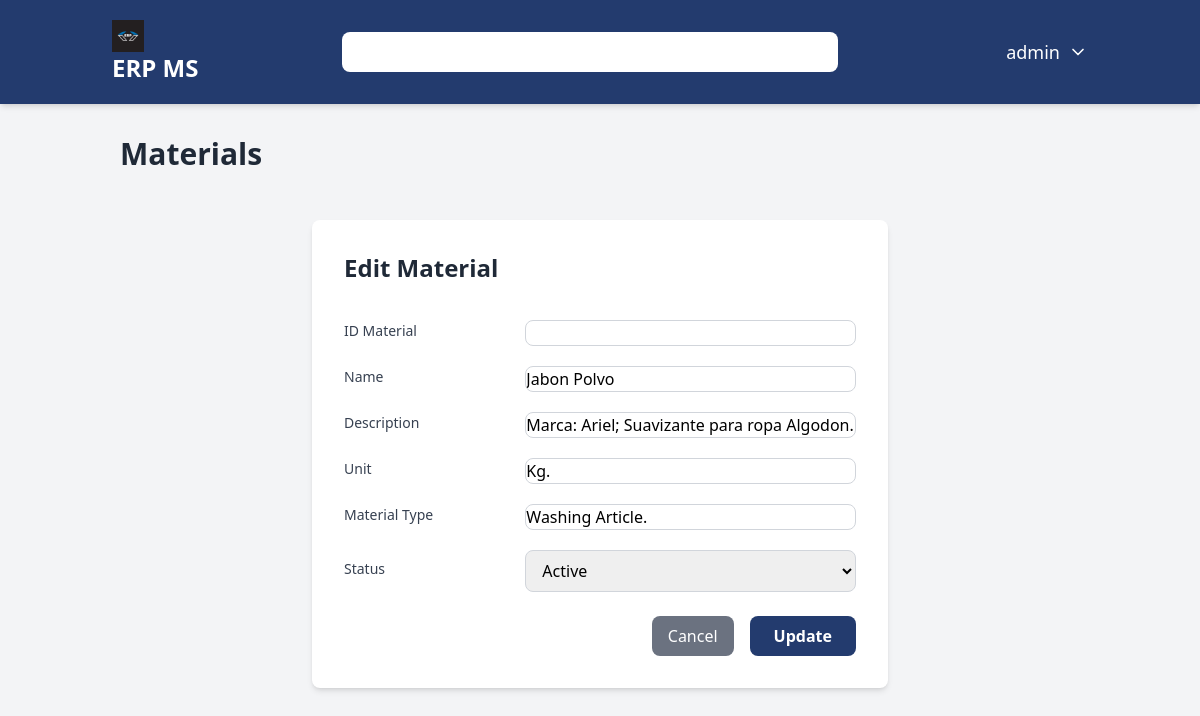
Screenshot of /materials/7/edit/ (signed in) with the database file from the repository.
### users/models.py (models this page shows)
class User(AbstractUser):
    user_id = models.AutoField(primary_key=True)
    username = models.CharField(max_length=150, unique=True)
    password = models.CharField(max_length=128)
    USERNAME_FIELD = 'username'
    class Meta:
        db_table = 'users'
        verbose_name = 'User'
        verbose_name_plural = 'Users'

### materials/models.py (models this page shows, shortened)
class Material(models.Model):
    id_material = models.CharField(max_length=50, null=True, unique=True, verbose_name="Material ID")
    name = models.CharField(max_length=100, verbose_name="Material Name")
    description = models.TextField(max_length=250, blank=True, verbose_name="Material Description")
    unit = models.CharField(max_length=50, verbose_name="Unit measurement")
    material_type = models.CharField(max_length=50, verbose_name="Material Type")
    status = models.CharField(max_length=50, verbose_name="Status")
    create_at = models.DateTimeField(auto_now_add=True)
    updated_at = models.DateTimeField(auto_now=True)
    created_by = models.ForeignKey(settings.AUTH_USER_MODEL, on_delete=models.SET_NULL, null=True)
    class Meta:
        verbose_name = "Material"
        verbose_name_plural = "Materials"

### materials/views.py (the view)
# urls.py: path('<int:pk>/edit/', views.material_edit, name='material_edit'),
@login_required
def material_edit(request, pk):
    material = get_object_or_404(Material, pk=pk)
    max_permission = UserRole.objects.filter(user_id=request.user).aggregate(max_permission=models.Max('role__materials'))['max_permission'] or 0
    if max_permission == 1:
        return redirect('materials') # Redirect to materials if no permission
    if max_permission == 0:
        return redirect('dashboard') # Redirect to dashboard if no permission
    material = Material.objects.get(pk=pk)
    if request.method == 'POST':
        form = MaterialForm(request.POST, instance=material)
        if form.is_valid():
            form.save()
            return redirect('materials:material_list')
    else:
        form = MaterialForm(instance=material)
    context = {
        'form': form,
        'material': material,
    }
    return render(request, 'materials/material_form.html', context)

### materials/forms.py
class MaterialForm(forms.ModelForm):
    class Meta:
        model = Material
        fields = ['id_material', 'name', 'description', 'unit', 'material_type', 'status']

### core/context_processors.py (called while the page is built)
def get_permissions(request):
    permissions = {
        'customers': 0,
        'suppliers': 0,
        'materials': 0,
        'purchases': 0,
        'sales': 0,
        'inventory': 0,
        'accounting': 0,
        'reporting': 0,
    }
    roles = []
    if request.user.is_authenticated:
        user_roles = UserRole.objects.filter(user_id=request.user.pk)
        roles = [ur.role.role_name for ur in user_roles]
        for user_role in user_roles:
            role = user_role.role
            for module in permissions.keys():
                current_permission = getattr(role, module, 0)
                if current_permission > permissions[module]:
                    permissions[module] = current_permission
    return {'permissions': permissions, 'roles': roles}

### materials/templates/materials/material_form.html (shortened to what this page needs)
{% extends 'core/base.html' %}
{% load static %}
{% block content %}
<h2 class="text-3xl font-bold text-gray-800 mb-6 border-gray-400 pb-2">Materials</h2>
<div class="max-w-xl mx-auto bg-white p-8 rounded-lg shadow-md mt-10">
    <h2 class="text-2xl font-bold text-gray-800 mb-6 border-gray-400 pb-2">
        {% if material %}Edit Material{% else %}Add New Material{% endif %}
    </h2>
    <form method="post" class="space-y-6">
        <div class="space-y-4">
            <div class="flex items-center space-x-4">
                <label for="{{ form.id_material.id_for_label }}" class="block text-sm font-medium text-gray-700 w-1/3">ID Material</label>
                <div class="mt-1 w-2/3">
                   <input type="text" name="{{ form.id_material.html_name }}" id="{{form.id_material.id_for_label}}" class="w-full border border-gray-300 rounded-lg focus:outline-none focus:ring-2 focus:ring-[#233b6e]" required>
                </div>
            </div>
             <div class="flex items-center space-x-4">
                <label for="{{ form.name.id_for_label }}" class="block text-sm font-medium text-gray-700 w-1/3">Name</label>
                <div class="mt-1 w-2/3">
                   <input type="text" name="{{ form.name.html_name }}" id="{{form.name.id_for_label}}" value="{{ form.name.value|default:'' }}" class="w-full border border-gray-300 rounded-lg focus:outline-none focus:ring-2 focus:ring-[#233b6e]" required>
                </div>
            </div>
             <div class="flex items-center space-x-4">
                <label for="{{ form.description.id_for_label }}" class="block text-sm font-medium text-gray-700 w-1/3">Description</label>
                <div class="mt-1 w-2/3">
                   <input type="text" name="{{ form.description.html_name }}" id="{{form.description.id_for_label}}" value="{{ form.description.value|default:'' }}" class="w-full border border-gray-300 rounded-lg focus:outline-none focus:ring-2 focus:ring-[#233b6e]" required>
                </div>
            </div>
             <div class="flex items-center space-x-4">
                <label for="{{ form.unit.id_for_label }}" class="block text-sm font-medium text-gray-700 w-1/3">Unit</label>
                <div class="mt-1 w-2/3">
                   <input type="text" name="{{ form.unit.html_name }}" id="{{form.unit.id_for_label}}" value="{{ form.unit.value|default:'' }}" class="w-full border border-gray-300 rounded-lg focus:outline-none focus:ring-2 focus:ring-[#233b6e]" required>
                </div>
            </div>
             <div class="flex items-center space-x-4">
                <label for="{{ form.material_type.id_for_label }}" class="block text-sm font-medium text-gray-700 w-1/3">Material Type</label>
                <div class="mt-1 w-2/3">
                   <input type="text" name="{{ form.material_type.html_name }}" id="{{form.material_type.id_for_label}}" value="{{ form.material_type.value|default:'' }}" class="w-full border border-gray-300 rounded-lg focus:outline-none focus:ring-2 focus:ring-[#233b6e]" required>
                </div>
            </div>
             <div class="flex items-center space-x-4">
                <label for="{{ form.status.id_for_label }}" class="block text-sm font-medium text-gray-700 w-1/3">Status</label>
                <div class="mt-1 w-2/3">
                   <select name="{{ form.status.html_name }}" id="{{form.status.id_for_label}}" class="w-full px-3 py-2 border border-gray-300 rounded-lg focus:outline-none focus:ring-2 focus:ring-[#233b6e]" required>
                      <option value="active" {% if form.status.value == "Active" %}selected{% endif %}>Active</option>
                   </select>
                </div>
            </div>
        </div>
        <div class="flex justify-end space-x-4">
            <a href="{% url 'materials:material_list' %}" class="px-4 py-2 bg-gray-500 text-white rounded-lg hover:bg-gray-600">Cancel</a>
            <button type="submit" class="bg-[#233b6e] text-white font-semibold py-2 px-6 rounded-lg transition-colors duration-300 hover:bg-[#1a2c53]">{% if material %}Update{% else %}Create{% endif %}</button>
        </div>
    </form>
</div>
{% endblock content %}

### core/templates/core/base.html (shortened to what this page needs)
{% load static %}
<!DOCTYPE html>
<html lang="en">
<head>
    <script src="https://cdn.tailwindcss.com"></script>
</head>
<body class="bg-gray-100 font-sans">
    <nav class="bg-[#233b6e] text-white shadow-md">
        <div class="container mx-auto px-4 py-4 flex flex-col md:flex-row justify-between items-center space-y-4 md:space-y-0">
            <a href="{% url 'dashboard' %}" class="text-2xl font-bold rounded-lg px-2 py-1 transition-all hover:bg-white/10">
                <img src="{% static 'img/logo-erp.jpg' %}" alt="ERP MS" class="h-8 w-8">
                <span>ERP MS</span>
            </a>
            <div class="relative w-full md:w-1/2">
                <input type="text" id="transaction-input" class="w-full rounded-lg px-4 py-2 text-gray-800 focus:outline-none focus:ring-2 focus:ring-white/50 placeholder-gray-400">
            </div>
            <div class="flex items-center space-x-6">
                <div class="relative">
                    <button id="user-menu-button" class="flex items-center space-x-2 text-lg font-medium transition-all hover:bg-white/10 p-2 rounded-lg">
                        <span>{{ user.first_name|default:user.username }}</span>
                        <svg xmlns="http://www.w3.org/2000/svg" width="20" height="20" viewBox="0 0 24 24" fill="none" stroke="currentColor" stroke-width="2" stroke-linecap="round" stroke-linejoin="round" class="lucide lucide-chevron-down"><path d="m6 9 6 6 6-6"></path></svg>
                    </button>
                </div>
            </div>
        </div>
    </nav>
    <main class="container mx-auto  p-8">
        {% block content %}
        {% endblock %}
    </main>
</body>
</html>

### rows the page displays
User: first_name "admin"
Material: name "Jabon Polvo", description "Marca: Ariel; Suavizante para ropa Algodon.", unit "Kg.", material_type "Washing Article."
